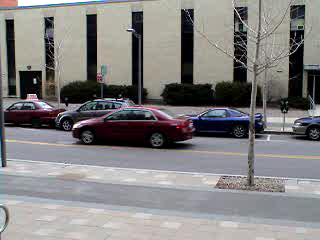
//> input picture benchmarks/halide/py_optical_flow_Matlab/car1.png, 320 x 240 px
$ ./opencv_warp_affine py_optical_flow_Matlab/car1.png   (built with g++ and OpenCV 4)
//> lines starting //> are read from the running program, lines starting //| are printed output that depends on the picture
#include "opencv2/imgcodecs.hpp"
#include "opencv2/imgproc/imgproc.hpp"
#include <iostream>
#include <stdio.h>

using namespace cv;
using namespace std;

int main( int, char** argv )
{
  Point2f srcTri[3];
  Point2f dstTri[3];
  Mat rot_mat( 2, 3, CV_32FC1 );
  Mat warp_mat( 2, 3, CV_32FC1 );
  Mat src0, src, warp_dst, warp_rotate_dst;

  src0 = imread( argv[1], 1 );
//> src0 is the input picture: 240 rows x 320 cols, CV_8UC3; mean B, G, R 128.9, 128.8, 130.6
  cv::cvtColor(src0, src, CV_BGR2GRAY);
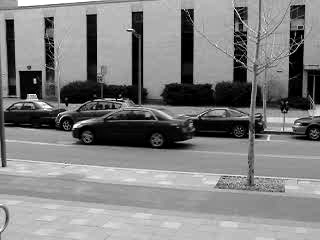
//> src: 240 rows x 320 cols, CV_8UC1; min 0, max 255, mean 129.4
  warp_dst = Mat::zeros( src.rows, src.cols, src.type() );
  srcTri[0] = Point2f( 0,0 );
  srcTri[1] = Point2f( src.cols - 1.f, 0 );
  srcTri[2] = Point2f( 0, src.rows - 1.f );
  dstTri[0] = Point2f( src.cols*0.0f, src.rows*0.33f );
  dstTri[1] = Point2f( src.cols*0.85f, src.rows*0.25f );
  dstTri[2] = Point2f( src.cols*0.15f, src.rows*0.7f );
  warp_mat = getAffineTransform( srcTri, dstTri );

  auto start1 = std::chrono::high_resolution_clock::now();
  warpAffine( src, warp_dst, warp_mat, warp_dst.size() );
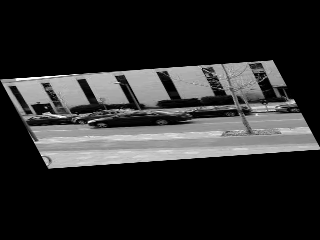
//> warp_dst: 240 rows x 320 cols, CV_8UC1; min 0, max 255, mean 42.6
  auto end1 = std::chrono::high_resolution_clock::now();
  std::chrono::duration<double,std::milli> duration = end1 - start1;
  std::cout << "Time: " << duration.count() << std::endl;

  Point center = Point( warp_dst.cols/2, warp_dst.rows/2 );
//> center = Point(160, 120)
  double angle = -50.0;
  double scale = 0.6;
  rot_mat = getRotationMatrix2D( center, angle, scale );
  warpAffine( warp_dst, warp_rotate_dst, rot_mat, warp_dst.size() );
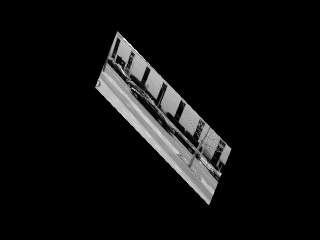
//> warp_rotate_dst: 240 rows x 320 cols, CV_8UC1; min 0, max 255, mean 15.3
  return 0;
}
